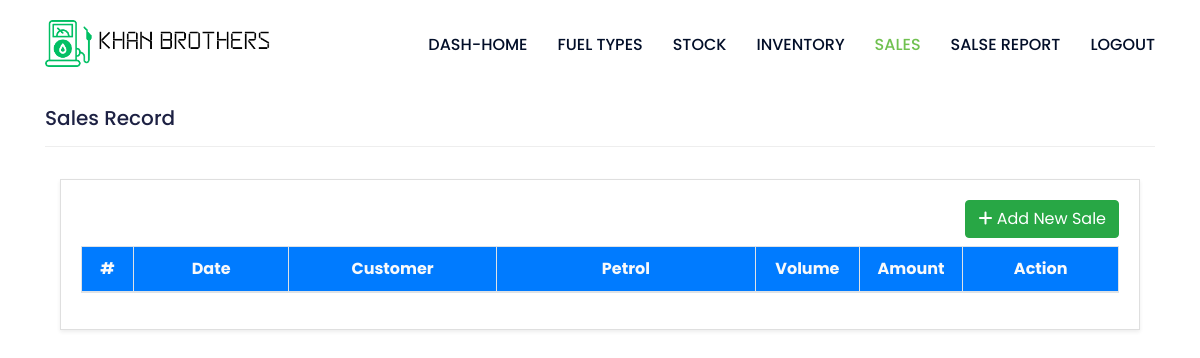
The page /kb-dash/sales/ (signed in) on the database as committed earlier.
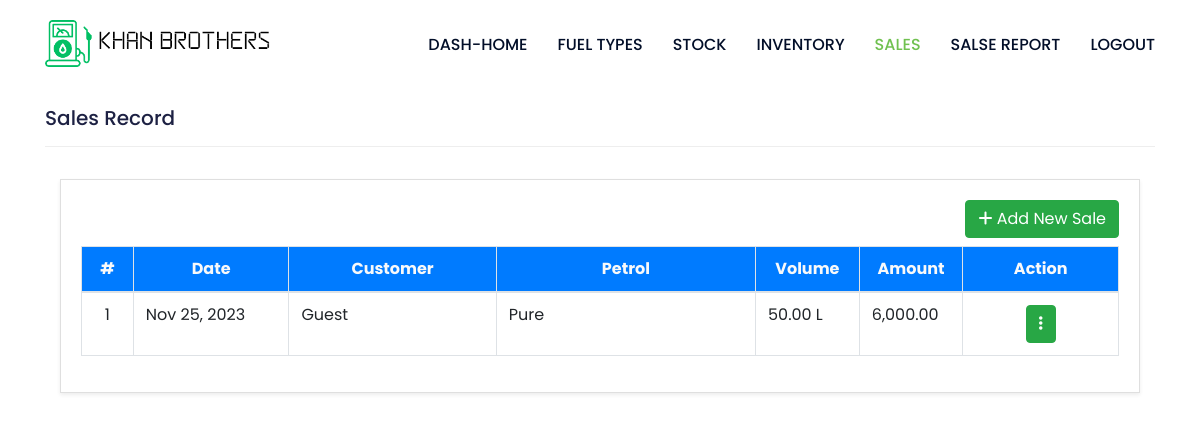
The same page on the database as committed later.
### management/models.py (models this page shows, shortened)
class Sale(models.Model):
    fuel = models.ForeignKey(Fuel, on_delete=models.CASCADE, related_name='sales')
    volume = models.FloatField(max_length=(15,2), default=0)
    date = models.DateField(null=True, blank = True)
    customer_name = models.CharField(max_length=250)
    price = models.FloatField(max_length=(15,2), default=0)
    total_amount = models.FloatField(max_length=(15,2), default=0)
    date_created = models.DateTimeField(auto_now = True)
    class Meta:
        verbose_name_plural = "List of Sales"

class Fuel(models.Model):
    name = models.CharField(max_length=100)
    description = models.TextField()
    status = models.CharField(max_length=2, choices=(('1', 'Active'), ('0', 'Inactive')), default=1)
    price = models.FloatField(max_length=(15, 2), default=0)
    date_created = models.DateTimeField(auto_now=True)
    class Meta:
        verbose_name_plural = "Fuel type list"
    def __str__(self):
        return str(f"{self.name}")

### management/views.py (the view)
# urls.py: path('sales/', views.sales_list_view, name='sales'),
@login_required
def sales_list_view(request):
  sales = Sale.objects.filter(fuel__status = 1)
  return render(request, 'management/sales_list.html', {'sales': sales})

### kb_config/templates/management/sales_list.html (shortened to what this page needs)
{% extends "management_base.html" %}
{% load humanize %}
{% block content %}
<h3 class="fw-bolder">Sales Record</h3>
<hr>
<section class="py-3">
  <div class="container">
    <div class="card rounded-0 shadow-sm blur">
      <div class="card-body">
        <div class="container-fluid">
          <div class="text-end mb-2" style="text-align: right">
            <button type="button" class="btn btn-success" id="add-new">
              <i class="fa fa-plus"></i> Add New Sale
            </button>
          </div>
          <table class="table table-stripped table-bordered" id="sale-table">
            <colgroup>
              <col width="5%">
              <col width="15%">
              <col width="20%">
              <col width="25%">
              <col width="10%">
              <col width="10%">
              <col width="15%">
            </colgroup>
            <thead>
              <tr class="bg-primary bg-gradient text-light">
                <th class="text-center">#</th>
                <th class="text-center">Date</th>
                <th class="text-center">Customer</th>
                <th class="text-center">Petrol</th>
                <th class="text-center">Volume</th>
                <th class="text-center">Amount</th>
                <th class="text-center">Action</th>
              </tr>
            </thead>
            <tbody>
              {% for sale in sales %}
              <tr>
                <td class="text-center">{{forloop.counter}}</td>
                <td class="">{{ sale.date|date:"M d, Y" }}</td>
                <td class="">{{sale.customer_name}}</td>
                <td class="">{{sale.fuel}}</td>
                <td class="text-end">{{ sale.volume|floatformat:2|intcomma }} L</td>
                <td class="text-end">{{ sale.total_amount|floatformat:2|intcomma }}</td>
                <td class="text-center">
                  <div class="dropdown">
                    <button class="btn btn-success dropdown-toggle" type="button" data-toggle="dropdown" aria-expanded="false">
                      <i class="fa-solid fa-ellipsis-vertical"></i>
                    </button>
                  </div>
                </td>
              </tr>
              {% endfor %}
            </tbody>
          </table>
        </div>
      </div>
    </div>
  </div>
</section>
{% endblock content %}

Rows that differ between the two databases and show on the page:
added Sale: date "Nov 25, 2023", customer_name "Guest", fuel "Pure", volume "50.00", total_amount "6,000.00"
